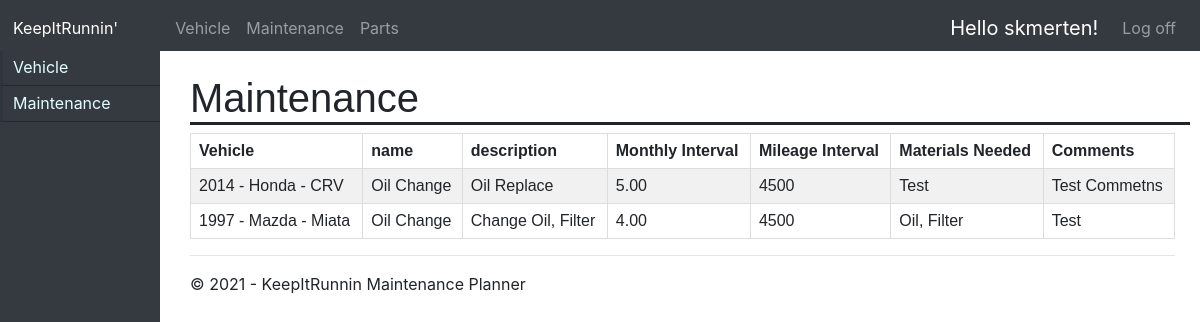
The app's page /maintenance/view/ (signed in) with its own data.
### maintenance/models.py (models this page shows, shortened)
class Maintenance(models.Model):
    vehicle = models.ForeignKey(Vehicle, on_delete=models.CASCADE)
    name = models.CharField(max_length=200,null=False)
    description = models.CharField(max_length=100,null=True)
    months = models.DecimalField(max_digits=5, decimal_places=2)
    miles = models.IntegerField(max_length=None)
    materials = models.CharField(max_length=250,null=True)
    comments = models.CharField(max_length=250,null=True)

### vehicles/models.py (models this page shows)
class Vehicle(models.Model):
    user = models.ForeignKey(User, on_delete=models.CASCADE)
    name = models.CharField(max_length = 255, blank=True, null=True)
    year = models.IntegerField(max_length=None)
    make = models.CharField(max_length=100)
    model = models.CharField(max_length=100)
    trim = models.CharField(max_length=100, blank=True, null=True)
    color = models.CharField(max_length=100, blank=True, null=True)
    image = models.ImageField(blank=True, null=True)
    tankSize = models.DecimalField(blank=True, null=True, max_digits=5, decimal_places=2)
    mileage = models.IntegerField(max_length=None)
    transmission = models.CharField(max_length=100, blank=True, null=True)
    driveWheels = models.CharField(max_length=100, blank=True, null=True)
    mpg = models.DecimalField(blank=True, null=True, max_digits=5, decimal_places=2)
    status = models.CharField(max_length=20)
    vehicle_creation = models.DateField(auto_now_add=True)
    mileage_date = models.DateField(auto_now_add=True)
    last_modified = models.DateField(auto_now_add=True)
    def __str__(self):
        return str(self.year) + ' - ' + self.make + ' - ' + self.model

### maintenance/views.py (the view)
# urls.py: path('maintenance/view/', maintenance.views.viewMaint, name='viewMaint'),
@login_required(login_url='/login')
def viewMaint(request):
    maintenance = Maintenance.objects.filter(vehicle__user=request.user)
    assert isinstance(request, HttpRequest)
    return render(
        request,
        'app/viewMaint.html',
        {
            'title':'Maintenance',
            'year':datetime.now().year,
            'maintenance': maintenance,
            'maintOptions':True
        }
    )

### app/templates/app/viewMaint.html
{% extends "app/layout.html" %}
{% block content %}
<div>
	<table id="schedulMaint2">
	  <tr>
        <th>Vehicle</th>
		<th>name</th>
		<th>description</th>
		<th>Monthly Interval</th>
		<th>Mileage Interval</th>
		<th>Materials Needed</th>
		<th>Comments</th>
	  </tr>
      {% for each in maintenance %}
	      <tr>
            <td>{{each.vehicle}}</td>
            <td>{{each.name}}</td>
            <td>{{each.description}}</td>
            <td>{{each.months}}</td>
            <td>{{each.miles}}</td>
            <td>{{each.materials}}</td>
            <td>{{each.comments}}</td>
	      </tr>
      {% endfor %}
	</table>
</div>
{% endblock %}

### app/templates/app/loginpartial.html (shortened to what this page needs)
{% if user.is_authenticated %}
<form id="logoutForm" action="/logout" method="post" class="navbar-nav">
    <ul class="navbar-nav ">
        <li><span class="navbar-brand">Hello {{ user.username }}!</span></li>
        <li><a class="nav-link" href="javascript:document.getElementById('logoutForm').submit()">Log off</a></li>
    </ul>
</form>
{% else %}
<ul class="navbar-nav">
    <li><a class="nav-link" href="{% url 'login' %}">Log in</a></li>
</ul>
{% endif %}

### app/static/app/content/site.css (style rules this page uses)
body { padding-top: 50px; padding-bottom: 30px; }
.navbar li a { border-bottom: 3px solid #343a40 }

### app/static/app/content/forms.css (style rules this page uses)
table { font-family: arial, sans-serif; border-collapse: collapse; width: 100%; }
td, th { border: 1px solid #dddddd; text-align: left; padding: 8px; }
tr:nth-child(even) { background-color: #f1f1f1; }

### records on screen
Maintenance: vehicle "2014 - Honda - CRV", name "Oil Change", description "Oil Replace", months "5.00", miles "4500", materials "Test", comments "Test Commetns"
Maintenance: vehicle "1997 - Mazda - Miata", name "Oil Change", description "Change Oil, Filter", months "4.00", miles "4500", materials "Oil, Filter", comments "Test"

### other values on screen
{{ user.username }} "skmerten"
{{ title }} "Maintenance"
